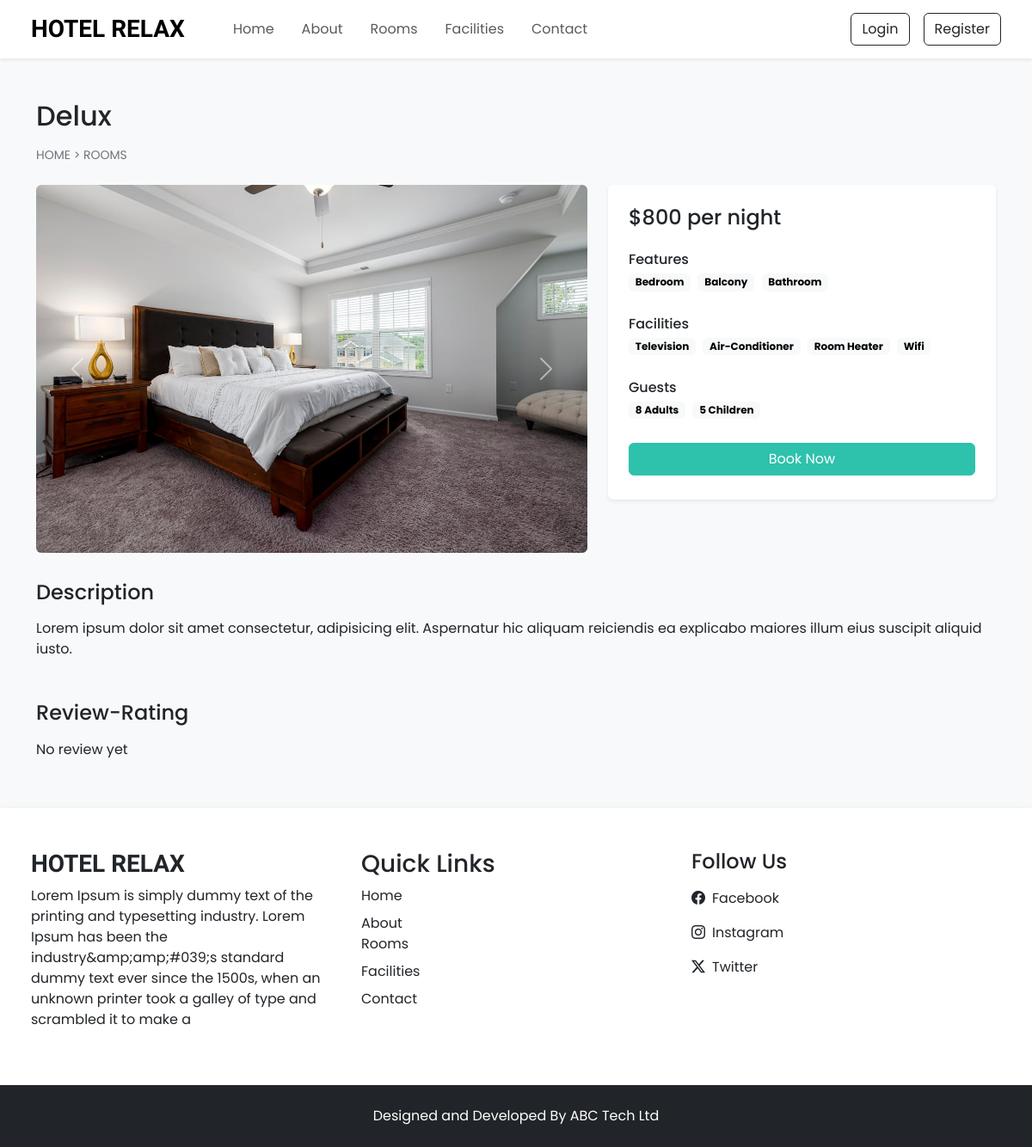
Page /room-details?id=15 on the committed database.
### tables this page shows
CREATE TABLE `settings` (
  `id` int(11) NOT NULL,
  `site_title` varchar(255) DEFAULT NULL,
  `site_about` varchar(500) DEFAULT NULL,
  `shutdown` tinyint(1) NOT NULL
);

CREATE TABLE `rooms` (
  `id` int(11) NOT NULL,
  `name` varchar(500) DEFAULT NULL,
  `area` float DEFAULT NULL,
  `price` float DEFAULT NULL,
  `quantity` int(50) DEFAULT NULL,
  `adult` int(11) DEFAULT NULL,
  `children` int(11) DEFAULT NULL,
  `description` varchar(500) DEFAULT NULL,
  `status` tinyint(4) NOT NULL DEFAULT 1,
  `removed` tinyint(4) NOT NULL DEFAULT 0
);

CREATE TABLE `room_image` (
  `id` int(11) NOT NULL,
  `room_id` int(50) NOT NULL,
  `image` varchar(100) NOT NULL,
  `thumb` tinyint(4) NOT NULL DEFAULT 0
);

CREATE TABLE `features` (
  `id` int(11) NOT NULL,
  `feature_name` varchar(100) DEFAULT NULL
);

CREATE TABLE `facilities` (
  `id` int(11) NOT NULL,
  `facility_icon` varchar(100) DEFAULT NULL,
  `facility_name` varchar(100) DEFAULT NULL,
  `facility_desc` varchar(500) DEFAULT NULL
);

### admin/inc/config.php (called while the page is built, shortened)
<?php
function select($sql, $data_types, $values)
{
    $conn = $GLOBALS['conn'];
    $res = $conn->prepare($sql);
    $res->bind_param($data_types, ...$values);
    if($res->execute())
    {
        $result = $res->get_result();
        return $result;
    }
    else
    {
        $error = "Query execution failed - Select";
        $res->close();
        return $error;
    }
}
?>

### room-details.php (the view, shortened to what this page needs)
<?php
 require "top.php";
 $form_data = filtration($_GET);
 $room_sql = "SELECT * FROM `rooms` WHERE `status` = ? AND `removed` = ? AND `id` = ?";
 $room_res = select($room_sql, "iii", [1,0, $form_data['id']]);
 $room_row = $room_res->fetch_assoc();
?>
<section class="py-5">
    <div class="container">
      <h2 class="mb-3"><?= $room_row['name'] ?></h2>
      <div class="mb-4" style="font-size: 14px;">
        <a href="index" class="text-secondary text-decoration-none">HOME</a>
        <span class="text-secondary"> > </span>
        <a href="rooms" class="text-secondary text-decoration-none">ROOMS</a>
      </div>
      <div class="row">
          <div class="col-lg-7 mb-3">
            <div id="image_carousel" class="carousel slide carousel-fade">
              <div class="carousel-inner">
                <?php
                  $image_q = "SELECT * FROM `room_image` WHERE `room_id` = '{$room_row['id']}'";
                  $image_res = mysqli_query($conn, $image_q);
                  if(mysqli_num_rows($image_res) > 0)
                  {
                    $active_class = "active";
                    while($image_row = mysqli_fetch_assoc($image_res))
                    {
                      ?>
                      <div class="carousel-item <?= $active_class ?>">
                        <img src="<?= IMAGE_PATH ?>rooms/<?= $image_row['image'] ?>" class="d-block w-100 rounded">
                      </div>
                      <?php
                      $active_class = "";
                    }
                  }
                ?>
              </div>
              <button class="carousel-control-prev" type="button" data-bs-target="#image_carousel" data-bs-slide="prev">
                <span class="carousel-control-prev-icon" aria-hidden="true"></span>
              </button>
              <button class="carousel-control-next" type="button" data-bs-target="#image_carousel" data-bs-slide="next">
                <span class="carousel-control-next-icon" aria-hidden="true"></span>
              </button>
            </div>
          </div>
          <div class="col-lg-5">
            <div class="bg-white shadow-sm rounded p-4">
              <h4 class="mb-4">$<?= $room_row['price'] ?> per night</h4>
              <div class="features mb-4">
                  <h6 class="mb-1">Features</h6>
                  <?php
                    $features_q = "SELECT `features`.`feature_name` FROM `features`
                                  INNER JOIN `room_features`
                                  ON `features`.`id` = `room_features`.`feature_id`
                                  WHERE `room_features`.`room_id` = '{$room_row['id']}'";
                    $features_res = mysqli_query($conn, $features_q);
                    while($features_row = mysqli_fetch_assoc($features_res))
                    {
                      ?>
                        <span class="badge text-bg-light text-wrap me-1 mb-1"><?= $features_row['feature_name'] ?></span>
                      <?php
                    }
                  ?>
              </div>
              <div class="facility mb-4">
                  <h6 class="mb-1">Facilities</h6>
                  <?php
                    $facilities_q = "SELECT `facilities`.`facility_name` FROM `facilities`
                                  INNER JOIN `room-facilities`
                                  ON `facilities`.`id` = `room-facilities`.`facilities_id`
                                  WHERE `room-facilities`.`room_id` = '{$room_row['id']}'";
                    $facilities_res = mysqli_query($conn, $facilities_q);
                    while($facilities_row = mysqli_fetch_assoc($facilities_res))
                    {
                      ?>
                        <span class="badge text-bg-light text-wrap me-1 mb-1"><?= $facilities_row['facility_name'] ?></span>
                      <?php
                    }
                  ?>
              </div>
              <div class="facility mb-4">
                  <h6 class="mb-1">Guests</h6>
                  <span class="badge text-bg-light text-wrap me-1 mb-1"><?= $room_row['adult'] ?> Adults</span>
                  <span class="badge text-bg-light text-wrap me-1 mb-1"><?= $room_row['children'] ?> Children</span>
              </div>
              <?php
                $login = 0;
                if(!$setting_row['shutdown'])
                {
                  ?>
                  <button onclick="checkLogin(<?= $login ?>, <?= $room_row['id'] ?>)" class="btn text-white custom-bg d-inline-block w-100 mb-1">Book Now</button>
                  <?php
                }
              ?>
            </div>
          </div>
      </div>
      <div class="mt-3 mb-5">
        <h4 class="mb-3">Description</h4>
        <p><?= $room_row['description'] ?></p>
      </div>
      <div class="mt-3 mb-2">
        <h4 class="mb-3">Review-Rating</h4>
        <?php
          $rating_sql = "SELECT rr.*, uc.name AS uname, uc.picture AS u_picture FROM `rate_review` AS rr
          INNER JOIN `user_cred` AS uc ON rr.user_id = uc.id
          WHERE rr.seen = 1 AND rr.room_id = {$room_row['id']}
          ORDER BY rr.`id` DESC LIMIT 6";
          $rating_res = mysqli_query($conn, $rating_sql);
          if(mysqli_num_rows($rating_res) > 0)
          {
            while($rating_row = mysqli_fetch_assoc($rating_res))
            {
              ?>
               <div class="shadow-sm mb-2 bg-white p-3 p-md-4 rounded">
                <div class="d-flex align-items-center">
                    <img src="<?= IMAGE_PATH ?>users/<?= $rating_row['u_picture'] ?>" loading="lazy" style="height: 100px; width: 100px;object-fit: cover; object-position: center; border-radius: 50%;">
                    <h5 class="m-0 ms-2"><?= $rating_row['uname'] ?></h5>
                </div>
                <p class="mt-4 mb-2"><?= $rating_row['review'] ?></p>
                <div>
                    <?php
                      for($i = 1; $i <= $rating_row['rating']; $i++)
                      {
                      ?>
                      <i class="bi bi-star-fill text-warning"></i>
                      <?php
                      }
                  ?>
                </div>
               </div>
              <?php
            }
          }
          else
          {
            echo "No review yet";
          }
        ?>
      </div>
    </div>
</section>
<?php
 require "footer.php";
?>

### top.php (shortened to what this page needs)
<?php
    require "admin/inc/config.php";
    $sql = "SELECT * FROM `contacts_det` WHERE `id` = ?";
    $data_types = 'i';
    $values = [1];
    $contact_res = select($sql, $data_types, $values);
    $contact_row = $contact_res->fetch_assoc();
    $setting_res = select("SELECT * FROM `settings` WHERE `id` = ?", 'i', [1]);
    $setting_row = $setting_res->fetch_assoc();
?>
<!DOCTYPE html>
<html lang="en">
<head>
    <link rel="stylesheet" href="assets/css/style.css">
    <link href="https://cdn.jsdelivr.net/npm/bootstrap@5.3.3/dist/css/bootstrap.min.css" rel="stylesheet">
    <link rel="stylesheet" href="https://cdn.jsdelivr.net/npm/bootstrap-icons@1.11.3/font/bootstrap-icons.min.css">
    <link rel="stylesheet" href="https://cdn.jsdelivr.net/npm/swiper@11/swiper-bundle.min.css" />
</head>
<body class="bg-light">
    <nav id="nav-bar" class="navbar navbar-expand-lg bg-white px-lg-4 py-lg-2 shadow-sm sticky-top">
        <div class="container-fluid">
            <a class="navbar-brand h-font fs-3 fw-bold me-5" href="index"><?= $setting_row['site_title'] ?></a>
            <div class="collapse navbar-collapse" id="navbarSupportedContent">
                <ul class="navbar-nav me-auto mb-2 mb-lg-0">
                    <li class="nav-item">
                      <a class="nav-link me-3" href="index">Home</a>
                    </li>
                    <li class="nav-item">
                      <a class="nav-link me-3" href="about">About</a>
                    </li>
                    <li class="nav-item">
                    <a class="nav-link me-3" href="rooms">Rooms</a>
                    </li>
                    <li class="nav-item">
                    <a class="nav-link me-3" href="facilities">Facilities</a>
                    </li>
                    <li class="nav-item">
                    <a class="nav-link" href="contact">Contact</a>
                    </li>
                </ul>
                <div class="d-flex align-items-center gap-2 gap-lg-3">
                    <?php
                       if(isset($_SESSION['LOGIN']) && $_SESSION['LOGIN'] === true)
                       {
                        ?>
                            <div class="btn-group">
                                <button type="button" class="btn btn-outline-dark dropdown-toggle" data-bs-toggle="dropdown">
                                    <img src="<?= IMAGE_PATH ?>users/<?= $_SESSION['USER_PIC'] ?>" style="width : 40px; height: 40px; object-fit: contain"> <?= $_SESSION['USER_NAME']  ?>
                                </button>
                                <ul class="dropdown-menu dropdown-menu-lg-end">
                                    <li><a href="profile" class="dropdown-item" type="button">Profile</a></li>
                                    <li><a href="booking" class="dropdown-item" type="button">Booking</a></li>
                                    <li><a href="logout" class="dropdown-item" type="button">Logout</a></li>
                                </ul>
                            </div>
                        <?php
                       }
                       else
                       {
                         ?>
                            <button class="btn btn-outline-dark shadow-none" data-bs-toggle="modal" data-bs-target="#loginModal">Login</button>
                            <button class="btn btn-outline-dark shadow-none" data-bs-toggle="modal" data-bs-target="#registerModal">Register</button>
                         <?php
                       }
                    ?>
                </div>
            </div>
        </div>
    </nav>

### footer.php (shortened to what this page needs)
    <section class="footer py-5 bg-white shadow px-lg-4">
        <div class="container-fluid">
            <div class="row">
                <div class="col-md-4">
                    <h3 class="h-font fw-bold mb-2"><?= $setting_row['site_title'] ?></h3>
                    <p><?= $setting_row['site_about'] ?></p>
                </div>
                <div class="col-md-4">
                    <h3>Quick Links</h3>
                    <a href="index" class="text-decoration-none d-inline-block mb-2 text-dark">Home</a> <br>
                    <a href="about" class="text-decoration-none d-inline-block text-dark">About</a> <br>
                    <a href="rooms" class="text-decoration-none d-inline-block mb-2 text-dark">Rooms</a> <br>
                    <a href="facilities" class="text-decoration-none d-inline-block mb-2 text-dark">Facilities</a> <br>
                    <a href="contact" class="text-decoration-none d-inline-block text-dark">Contact</a>
                </div>
                <div class="col-md-4">
                        <h4>Follow Us</h4>
                        <a href="<?= $contact_row['fb'] ?>" target="_blank" class="d-flex align-items-center mt-3 text-decoration-none text-dark">
                            <i class="bi bi-facebook me-2"></i>
                            Facebook
                        </a>
                        <a href="<?= $contact_row['insta'] ?>" target="_blank" class="d-flex align-items-center mt-3 text-decoration-none text-dark">
                            <i class="bi bi-instagram me-2"></i>
                            Instagram
                        </a>
                        <a href="<?= $contact_row['tw'] ?>" target="_blank" class="d-flex align-items-center my-3 text-decoration-none text-dark">
                            <i class="bi bi-twitter-x me-2"></i>
                            Twitter
                        </a>
                </div>
            </div>
        </div>
    </section>
    <section class="copyright py-4 bg-dark text-white">
        <div class="container">
            <p class="my-0 text-center">Designed and Developed By ABC Tech Ltd</p>
        </div>
    </section>
</body>
</html>

### assets/css/style.css (style rules this page uses)
* { margin: 0; padding: 0; box-sizing: border-box; font-family: "Poppins", serif; }
:root { --teal: #2ec1ac; --teal-hover: #279e8c; }
.h-font { font-family: "Merienda", serif; }

### rows in the picture
settings: site_title "HOTEL RELAX", site_about "Lorem Ipsum is simply dummy text of the printing and typesetting industry. Lorem Ipsum has been the industry&amp;amp;#039;s standard dummy text ever since the 1500s, when an unknown printer took a galley of type and scrambled it to make a"
rooms: name "Delux", price "800", adult "8", children "5", description "Lorem ipsum dolor sit amet consectetur, adipisicing elit. Aspernatur hic aliquam reiciendis ea explicabo maiores illum eius suscipit aliquid iusto."
room_image: image (picture)
features: feature_name "Bedroom"
features: feature_name "Balcony"
features: feature_name "Bathroom"
facilities: facility_name "Television"
facilities: facility_name "Air-Conditioner"
facilities: facility_name "Room Heater"
facilities: facility_name "Wifi"
